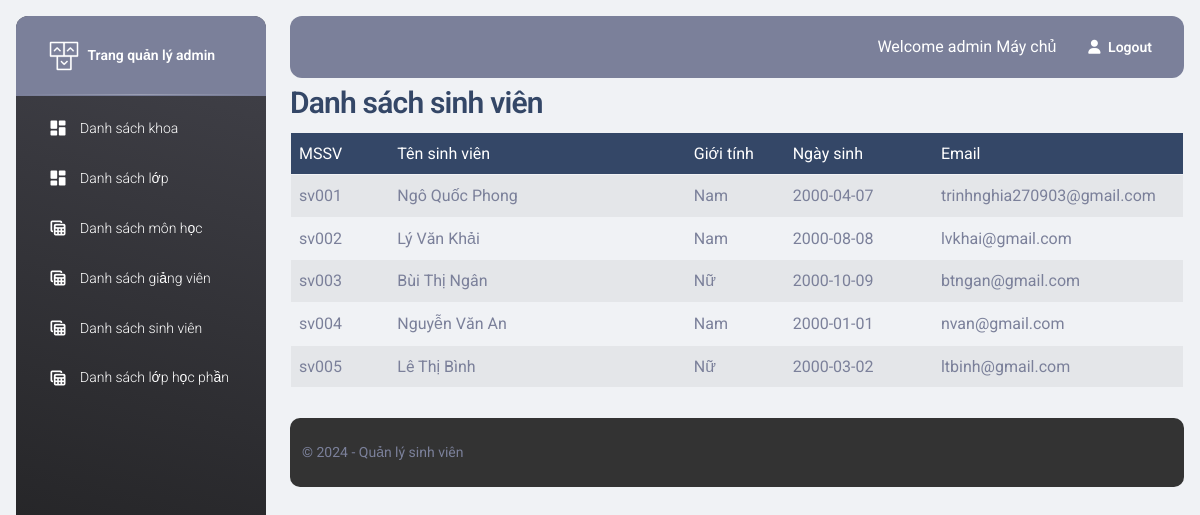
The app's page /qldiemsinhvien/admin/student_index_byclass.php?class_id=1 (signed in) with its own data.
### tables this page shows
CREATE TABLE `student` (
  `student_id` varchar(10) NOT NULL,
  `student_class_id` int(10) NOT NULL,
  `student_major_id` int(10) NOT NULL
);

CREATE TABLE `user` (
  `username` varchar(10) NOT NULL,
  `password` varchar(255) NOT NULL,
  `name` varchar(255) NOT NULL,
  `gender` varchar(10) NOT NULL,
  `dateofbirth` date NOT NULL,
  `email` varchar(255) NOT NULL,
  `role` varchar(255) NOT NULL,
  `token` varchar(255) DEFAULT NULL
);

### qldiemsinhvien/class/Db.php (called while the page is built, shortened)
<?php
class Db {
    public static $conn = null;
    function __construct()
    {
        Db::$conn = new PDO('mysql:host=' . HOST . '; dbname=' . DB, U, P);
        Db::$conn->query('set names utf8');
    }
    function selectQuery($sql, $params=[]) {
        $stm = Db::$conn->prepare($sql);
        $stm->execute($params);
        return $stm->fetchAll(PDO::FETCH_OBJ);
    }
}

### qldiemsinhvien/class/student.php (called while the page is built, shortened)
<?php
class student extends Db {
     function allByClass($class_id) {
        $sql = "select * from student, user
                where student.student_id = user.username
                and student.student_class_id = ?";
        return $this->selectQuery($sql, [$class_id]);
    }
}

### qldiemsinhvien/admin/student_index_byclass.php (the view, shortened to what this page needs)
<?php
$class_id = $_GET['class_id'] ?? '';
$student = new student();
$data = $student->allByClass($class_id);
?>
<?php include '../admin/includes/header.php' ?>
<body class="g-sidenav-show  bg-gray-200">
<?php include '../admin/includes/aside.php' ?>
<main class="main-content position-relative max-height-vh-100 h-100 border-radius-lg ">
<?php include '../admin/includes/nav_top.php' ?>
<div class="container-fluid py-1 px-3">
    <h3>Danh sách sinh viên </h3>
    <table border="1" id="table" class="table table-striped">
        <thead class="table-dark">
            <tr>
                <td style="width: 10%">MSSV</td>
                <td style="width: 30%">Tên sinh viên</td>
                <td style="width: 10%">Giới tính</td>
                <td style="width: 15%">Ngày sinh</td>
                <td style="width: 20%">Email</td>
            </tr>
        </thead>
        <tbody>
            <?php
                foreach($data as $item) {
                    ?>
                    <tr>
                        <td><?php echo $item->student_id ?></td>
                        <td><?php echo $item->name ?></td>
                        <td><?php echo $item->gender ?></td>
                        <td><?php echo $item->dateofbirth ?></td>
                        <td><?php echo $item->email ?></td>
                    </tr>
                    <?php
                }
            ?>
        </tbody>
    </table>
</div>
<?php include '../admin/includes/footer.php' ?>

### qldiemsinhvien/admin/includes/header.php (style rules this page uses)
body { display: flex; flex-direction: column; min-height: 100vh; margin: 0; }
main { flex: 1; }

### records on screen
student: student_id "sv001", student_id.name "Ngô Quốc Phong", student_id.gender "Nam", student_id.dateofbirth "2000-04-07", student_id.email "trinhnghia270903@gmail.com"
student: student_id "sv002", student_id.name "Lý Văn Khải", student_id.gender "Nam", student_id.dateofbirth "2000-08-08", student_id.email "lvkhai@gmail.com"
student: student_id "sv003", student_id.name "Bùi Thị Ngân", student_id.gender "Nữ", student_id.dateofbirth "2000-10-09", student_id.email "btngan@gmail.com"
student: student_id "sv004", student_id.name "Nguyễn Văn An", student_id.gender "Nam", student_id.dateofbirth "2000-01-01", student_id.email "nvan@gmail.com"
student: student_id "sv005", student_id.name "Lê Thị Bình", student_id.gender "Nữ", student_id.dateofbirth "2000-03-02", student_id.email "ltbinh@gmail.com"

### other values on screen
$_SESSION['login'][2] "Máy chủ"
